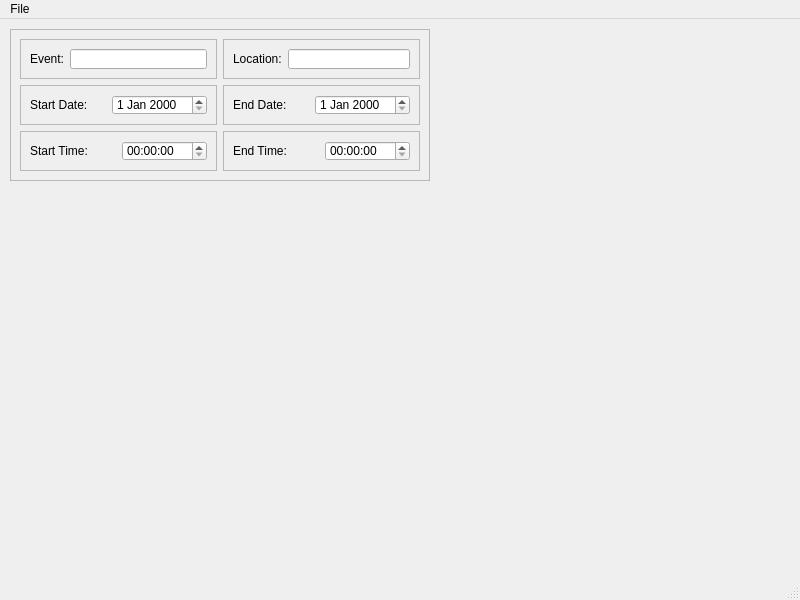
<?xml version="1.0" encoding="UTF-8"?>
<ui version="4.0">
 <class>EventsWindow</class>
 <widget class="QMainWindow" name="EventsWindow">
  <property name="geometry">
   <rect>
    <x>0</x>
    <y>0</y>
    <width>800</width>
    <height>600</height>
   </rect>
  </property>
  <property name="windowTitle">
   <string>MainWindow</string>
  </property>
  <widget class="QWidget" name="centralwidget">
   <widget class="QFrame" name="EventInfoFrame">
    <property name="geometry">
     <rect>
      <x>10</x>
      <y>10</y>
      <width>420</width>
      <height>152</height>
     </rect>
    </property>
    <property name="frameShape">
     <enum>QFrame::StyledPanel</enum>
    </property>
    <property name="frameShadow">
     <enum>QFrame::Raised</enum>
    </property>
    <layout class="QGridLayout" name="gridLayout">
     <item row="0" column="0">
      <widget class="QFrame" name="EventFrame">
       <property name="frameShape">
        <enum>QFrame::StyledPanel</enum>
       </property>
       <property name="frameShadow">
        <enum>QFrame::Raised</enum>
       </property>
       <layout class="QHBoxLayout" name="horizontalLayout">
        <item>
         <widget class="QLabel" name="EventLabel">
          <property name="text">
           <string>Event:</string>
          </property>
         </widget>
        </item>
        <item>
         <widget class="QLineEdit" name="EventLineEdit"/>
        </item>
       </layout>
      </widget>
     </item>
     <item row="0" column="1">
      <widget class="QFrame" name="LocationFrame">
       <property name="frameShape">
        <enum>QFrame::StyledPanel</enum>
       </property>
       <property name="frameShadow">
        <enum>QFrame::Raised</enum>
       </property>
       <layout class="QHBoxLayout" name="horizontalLayout_2">
        <item>
         <widget class="QLabel" name="LocationLabel">
          <property name="text">
           <string>Location:</string>
          </property>
         </widget>
        </item>
        <item>
         <widget class="QLineEdit" name="LocationLineEdit"/>
        </item>
       </layout>
      </widget>
     </item>
     <item row="1" column="0">
      <widget class="QFrame" name="StartDateFrame">
       <property name="frameShape">
        <enum>QFrame::StyledPanel</enum>
       </property>
       <property name="frameShadow">
        <enum>QFrame::Raised</enum>
       </property>
       <layout class="QHBoxLayout" name="horizontalLayout_4">
        <item>
         <widget class="QLabel" name="StartDateLabel">
          <property name="text">
           <string>Start Date:</string>
          </property>
         </widget>
        </item>
        <item>
         <widget class="QDateEdit" name="StartDateEdit"/>
        </item>
       </layout>
      </widget>
     </item>
     <item row="1" column="1">
      <widget class="QFrame" name="EndDateFrame">
       <property name="frameShape">
        <enum>QFrame::StyledPanel</enum>
       </property>
       <property name="frameShadow">
        <enum>QFrame::Raised</enum>
       </property>
       <layout class="QHBoxLayout" name="horizontalLayout_3">
        <item>
         <widget class="QLabel" name="EndDateLabel">
          <property name="text">
           <string>End Date:</string>
          </property>
         </widget>
        </item>
        <item>
         <widget class="QDateEdit" name="EndDateEdit"/>
        </item>
       </layout>
      </widget>
     </item>
     <item row="2" column="0">
      <widget class="QFrame" name="StartTimeFrame">
       <property name="frameShape">
        <enum>QFrame::StyledPanel</enum>
       </property>
       <property name="frameShadow">
        <enum>QFrame::Raised</enum>
       </property>
       <layout class="QHBoxLayout" name="horizontalLayout_5">
        <item>
         <widget class="QLabel" name="StartTimeLabel">
          <property name="text">
           <string>Start Time:</string>
          </property>
         </widget>
        </item>
        <item>
         <widget class="QTimeEdit" name="StartTimeEdit"/>
        </item>
       </layout>
      </widget>
     </item>
     <item row="2" column="1">
      <widget class="QFrame" name="EndTimeFrame">
       <property name="frameShape">
        <enum>QFrame::StyledPanel</enum>
       </property>
       <property name="frameShadow">
        <enum>QFrame::Raised</enum>
       </property>
       <layout class="QHBoxLayout" name="horizontalLayout_6">
        <item>
         <widget class="QLabel" name="EndTimeLabel">
          <property name="text">
           <string>End Time:</string>
          </property>
         </widget>
        </item>
        <item>
         <widget class="QTimeEdit" name="EndTimeEdit"/>
        </item>
       </layout>
      </widget>
     </item>
    </layout>
   </widget>
  </widget>
  <widget class="QMenuBar" name="menubar">
   <property name="geometry">
    <rect>
     <x>0</x>
     <y>0</y>
     <width>800</width>
     <height>21</height>
    </rect>
   </property>
   <widget class="QMenu" name="menuFile">
    <property name="title">
     <string>File</string>
    </property>
    <addaction name="actionClose"/>
   </widget>
   <addaction name="menuFile"/>
  </widget>
  <widget class="QStatusBar" name="statusbar"/>
  <action name="actionClose">
   <property name="text">
    <string>Close</string>
   </property>
   <property name="shortcut">
    <string>Ctrl+Q</string>
   </property>
  </action>
 </widget>
 <resources/>
 <connections>
  <connection>
   <sender>actionClose</sender>
   <signal>triggered()</signal>
   <receiver>EventsWindow</receiver>
   <slot>close()</slot>
   <hints>
    <hint type="sourcelabel">
     <x>67</x>
     <y>54</y>
    </hint>
    <hint type="destinationlabel">
     <x>399</x>
     <y>299</y>
    </hint>
   </hints>
  </connection>
 </connections>
</ui>
